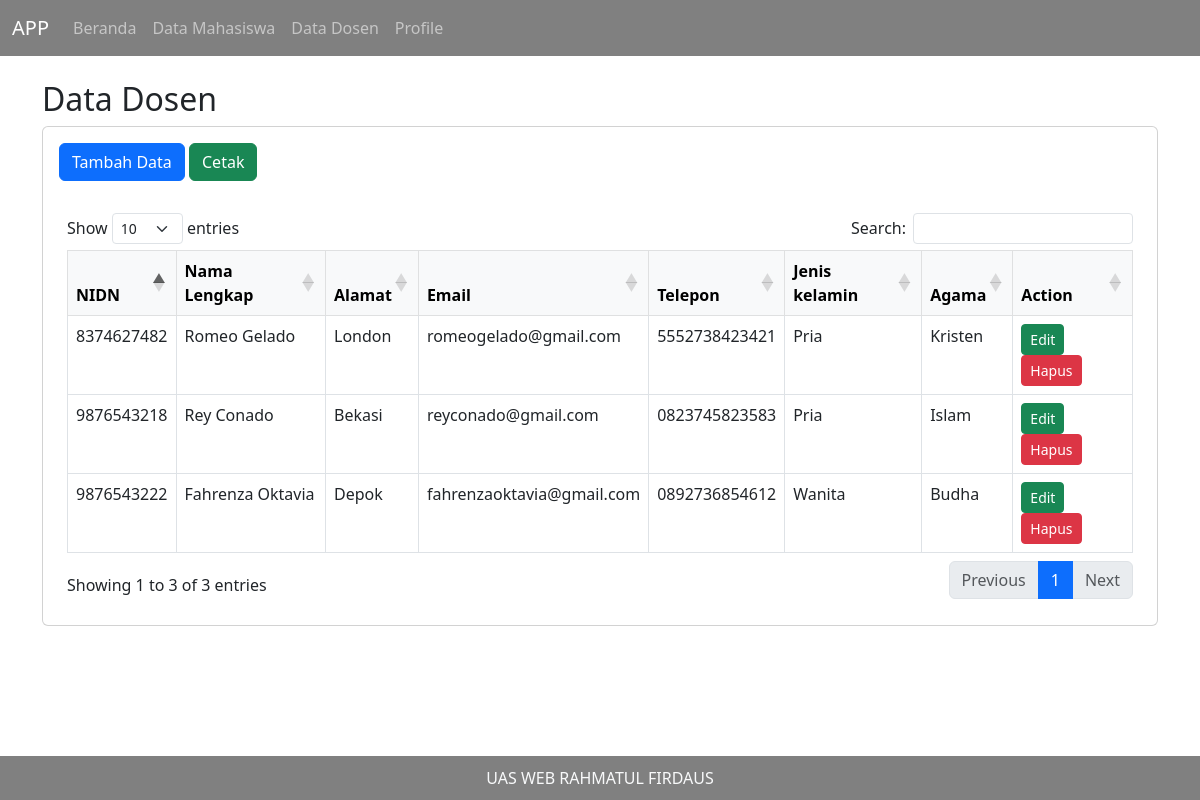
Page /uas/index.php?page=show-dosen on the committed database.
### tables this page shows
CREATE TABLE `dosen` (
  `id` int(11) NOT NULL,
  `nidn` varchar(10) NOT NULL,
  `nama` varchar(200) NOT NULL,
  `alamat` varchar(200) NOT NULL,
  `email` varchar(200) NOT NULL,
  `telepon` varchar(13) NOT NULL,
  `jenisKelamin` varchar(200) NOT NULL,
  `agama` varchar(200) NOT NULL
);

### uas/dosen/show.php (the view)
<h2>Data Dosen</h2>
<div class="card">
    <div class="card-body">
        <a href="?page=create-dosen" class="btn btn-primary mb-4">Tambah Data</a>
        <a href="dosen/print.php" class="btn btn-success mb-4" target="_blank">Cetak</a>
        <div class="table-responsive p-2">
            <table class="table table-bordered table-hover" id="data-dosen" width="100%">
                <thead class="table-light">
                    <tr>
                        <th scope="col">NIDN</th>
                        <th scope="col">Nama Lengkap</th>
                        <th scope="col">Alamat</th>
                        <th scope="col">Email</th>
                        <th scope="col">Telepon</th>
                        <th scope="col">Jenis kelamin</th>
                        <th scope="col">Agama</th>
                        <th scope="col">Action</th>
                    </tr>
                </thead>
                <tbody>
                    <?php
                    include 'Database/connection.php';
                    $query = mysqli_query($con, "SELECT * FROM dosen");
                    while ($data = mysqli_fetch_array($query)) {
                    ?>
                        <tr>
                            <td><?php echo $data['nidn']; ?></td>
                            <td><?php echo $data['nama']; ?></td>
                            <td><?php echo $data['alamat']; ?></td>
                            <td><?php echo $data['email']; ?></td>
                            <td><?php echo $data['telepon']; ?></td>
                            <td><?php echo $data['jenisKelamin']; ?></td>
                            <td><?php echo $data['agama']; ?></td>
                            <td>
                                <a class="btn btn-sm btn-success" href="?page=edit-dosen&id=<?php echo $data['id']; ?> ">Edit</a>
                                <a class="btn btn-sm btn-danger" href="?page=delete-dosen&id=<?php echo $data['id']; ?>" onclick="return confirm('Anda yakin mau menghapus data ini?')">Hapus</a>
                            </td>
                        </tr>
                    <?php
                    }
                    ?>
                </tbody>
            </table>
        </div>
    </div>
</div>

### uas/template/header.php (style rules this page uses)
html { position: relative; min-height: 100%; }
body { margin-bottom: 4em; }

### rows in the picture
dosen: nidn "9876543222", nama "Fahrenza Oktavia", alamat "Depok", email "fahrenzaoktavia@gmail.com", telepon "0892736854612", jenisKelamin "Wanita", agama "Budha"
dosen: nidn "9876543218", nama "Rey Conado", alamat "Bekasi", email "reyconado@gmail.com", telepon "0823745823583", jenisKelamin "Pria", agama "Islam"
dosen: nidn "8374627482", nama "Romeo Gelado", alamat "London", email "romeogelado@gmail.com", telepon "5552738423421", jenisKelamin "Pria", agama "Kristen"
